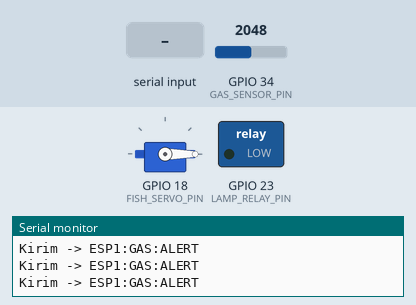
This sketch was run on a simulated ESP32. On the bench: servo, switched loads named in the sketch (green lamp = pin HIGH), the last lines printed to the serial monitor. Inputs (shaded band) come from the test bench; at power-on: GPIO 34 (GAS_SENSOR_PIN) = 2048.

Above: at 1.3 s.
1.4 s: "LAMP:ON\n" received over the second serial link
At 2.1 s:
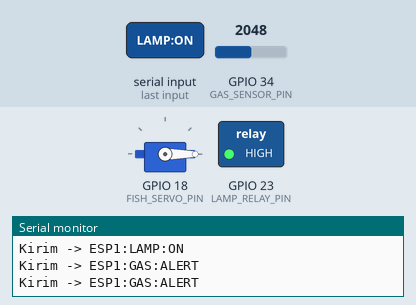
3.0 s: "FEED\n" received over the second serial link
At 3.4 s:
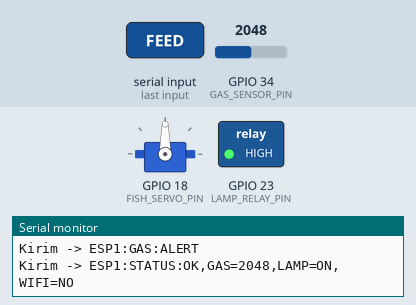
5.2 s: "LAMP:OFF\n" received over the second serial link
At 6.3 s:
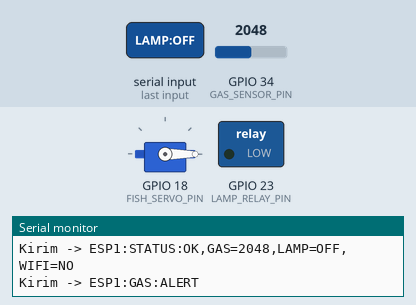
7.7 s: "FEED\n" received over the second serial link
At 8.2 s:
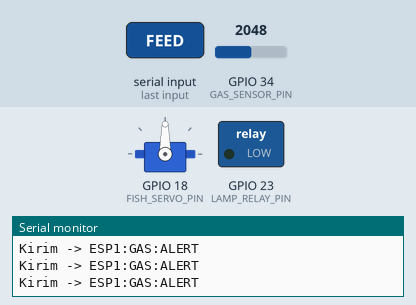
Timing chart, 0 to 10.7 s (numbered marks = the images above; inputs shaded):
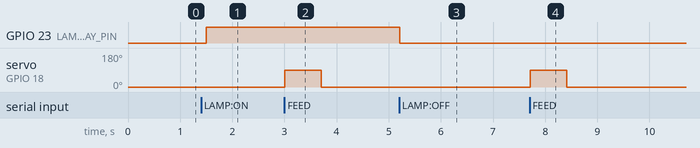

Measured:
- after the input at 1.4 s, GPIO 23 (LAMP_RELAY_PIN): LOW → HIGH after 0.10 s
- after the input at 3.0 s, servo on GPIO 18 (FISH_SERVO_PIN): 0° → 90° at once, → 0° 0.70 s later
- after the input at 5.2 s, GPIO 23 (LAMP_RELAY_PIN): HIGH → LOW at once
- after the input at 7.7 s, servo on GPIO 18 (FISH_SERVO_PIN): 0° → 90° at once, → 0° 0.70 s later

The sketch:

esp32-1.ino
```cpp
/*
  ESP32 #1 - Smart Lamp, Gas Detector, Fish Feeder

  KOMUNIKASI UART KE ESP32 #4:
  GPIO 16 - RX from ESP32 #4
  GPIO 17 - TX to ESP32 #4

  FITUR:
  GPIO 18 - Servo Fish Feeder
  GPIO 23 - Smart Lamp Relay
  GPIO 34 - Gas Sensor
*/

#include <WiFi.h>
#include <ESP32Servo.h>

#define RX_FROM_ESP4 16
#define TX_TO_ESP4   17

#define FISH_SERVO_PIN 18
#define LAMP_RELAY_PIN 23
#define GAS_SENSOR_PIN 34

#define GAS_THRESHOLD 1800

HardwareSerial ControlSerial(2);
Servo fishServo;

String wifiSSID = "";
String wifiPASS = "";

unsigned long lastStatusSend = 0;
unsigned long lastFeedTime = 0;

bool lampState = false;
bool gasAlert = false;

void sendLog(String type, String message) {
  String data = "ESP1:" + type + ":" + message;
  ControlSerial.println(data);
  Serial.println("Kirim -> " + data);
}

void connectWiFi(String ssid, String pass) {
  wifiSSID = ssid;
  wifiPASS = pass;

  WiFi.begin(wifiSSID.c_str(), wifiPASS.c_str());
  sendLog("WIFI", "CONNECTING");
}

void handleCommand(String cmd) {
  cmd.trim();

  if (cmd.startsWith("WIFI:")) {
    int commaIndex = cmd.indexOf(',');

    if (commaIndex > 5) {
      String ssid = cmd.substring(5, commaIndex);
      String pass = cmd.substring(commaIndex + 1);
      connectWiFi(ssid, pass);
    }
  }

  if (cmd == "LAMP:ON") {
    digitalWrite(LAMP_RELAY_PIN, HIGH);
    lampState = true;
    sendLog("LAMP", "ON");
  }

  if (cmd == "LAMP:OFF") {
    digitalWrite(LAMP_RELAY_PIN, LOW);
    lampState = false;
    sendLog("LAMP", "OFF");
  }

  if (cmd == "FEED") {
    fishServo.write(90);
    delay(700);
    fishServo.write(0);
    sendLog("FEEDER", "DONE");
  }
}

void setup() {
  Serial.begin(115200);
  ControlSerial.begin(9600, SERIAL_8N1, RX_FROM_ESP4, TX_TO_ESP4);

  pinMode(LAMP_RELAY_PIN, OUTPUT);
  pinMode(GAS_SENSOR_PIN, INPUT);

  digitalWrite(LAMP_RELAY_PIN, LOW);

  fishServo.attach(FISH_SERVO_PIN);
  fishServo.write(0);

  sendLog("SYSTEM", "READY");
}

void loop() {
  if (ControlSerial.available()) {
    String cmd = ControlSerial.readStringUntil('\n');
    handleCommand(cmd);
  }

  int gasValue = analogRead(GAS_SENSOR_PIN);
  gasAlert = gasValue > GAS_THRESHOLD;

  if (gasAlert) {
    sendLog("GAS", "ALERT");
    delay(500);
  }

  if (WiFi.status() == WL_CONNECTED) {
    // WiFi tersambung
  }

  if (millis() - lastStatusSend > 3000) {
    lastStatusSend = millis();

    String status = "OK,GAS=" + String(gasValue);
    status += ",LAMP=" + String(lampState ? "ON" : "OFF");
    status += ",WIFI=" + String(WiFi.status() == WL_CONNECTED ? "OK" : "NO");

    sendLog("STATUS", status);
  }
}
```
